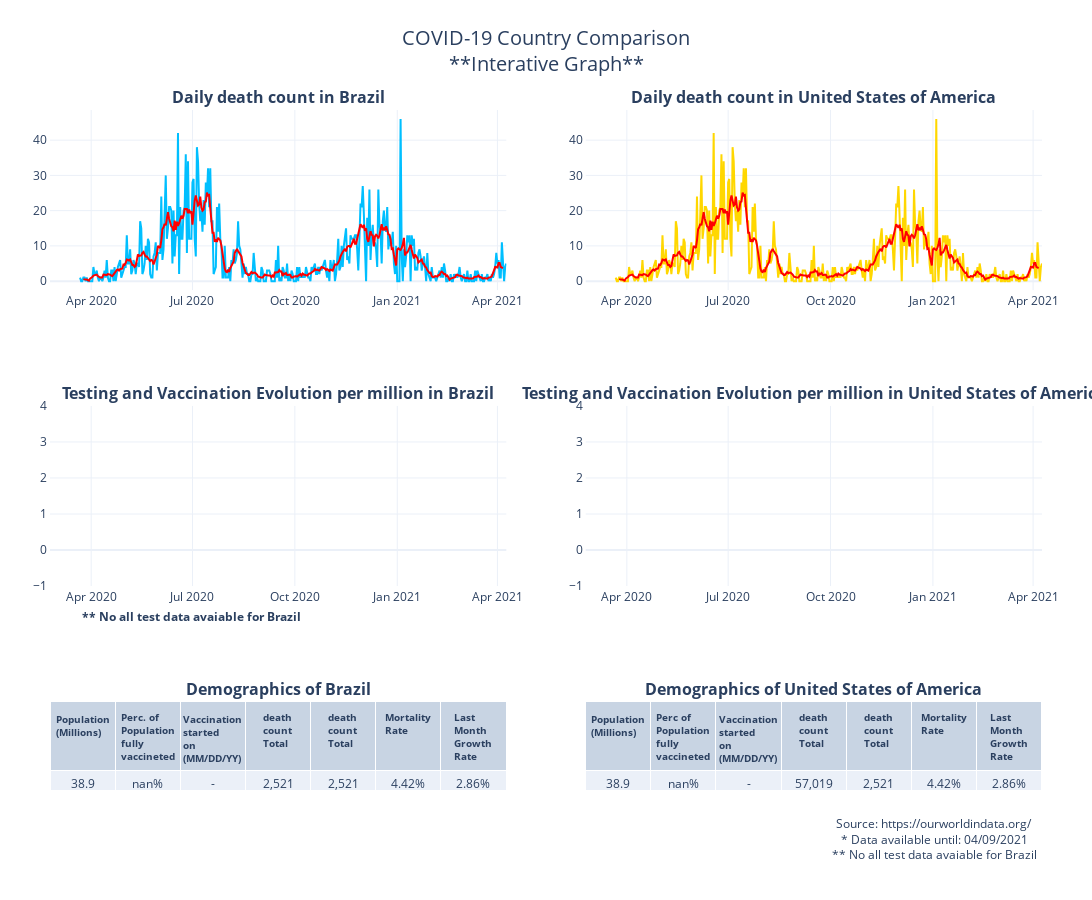

The cell this chart's notebook holds for it:
### Code cell
COVID_deaths(country1, 
             country2,
            'Brazil',
            'United States of America',
            'COVID-19 Country Comparison')

### Figure 1 — Plotly figure (JSON) as saved in the notebook; plotly's stock layout.template omitted (floating-point values rounded to 4 significant figures; data arrays with more than 128 entries replaced by an {"elided": "..."} marker saying what was removed)
{"data": [{"hovertemplate": "<b>Brazil's daily death count </b><br><br>Date: %{x}<br>Daily death count: %{y:,.}<br><extra></extra>", "marker": {"color": "deepskyblue", "size": 120}, "name": "Daily death count in Brazil", "type": "scatter", "x": {"elided": "411 str values"}, "xaxis": "x", "y": {"elided": "411 int values"}, "yaxis": "y"}, {"hovertemplate": "<b>Brazil's 7 day rolling mean</b><br><br>Date: %{x}<br>Daily death count: %{y:,.}<br><extra></extra>", "marker": {"color": "Red", "line": {"color": "Red", "width": 20}, "size": 120}, "mode": "lines", "name": "Brazil's 7 day rolling mean", "type": "scatter", "x": {"elided": "411 str values"}, "xaxis": "x", "y": {"elided": "411 float values"}, "yaxis": "y"}, {"hovertemplate": "<b>United States of America's daily death count</b><br><br>Date: %{x}<br>Daily death count: %{y:,.}<br><extra></extra>", "marker": {"color": "gold", "size": 120}, "name": "Daily death count in United States of America", "type": "scatter", "x": {"elided": "411 str values"}, "xaxis": "x2", "y": {"elided": "411 int values"}, "yaxis": "y2"}, {"hovertemplate": "<b>United States of America's 7 day rolling mean</b><br><br>Date: %{x}<br>Daily death count: %{y:,.}<br><extra></extra>", "marker": {"color": "Red", "line": {"color": "Red", "width": 20}, "size": 120}, "mode": "lines", "name": "United States of America's 7 day rolling mean", "showlegend": false, "type": "scatter", "x": {"elided": "411 str values"}, "xaxis": "x2", "y": {"elided": "411 float values"}, "yaxis": "y2"}, {"hovertemplate": "<b>Brazil's fully vaccinated per million</b><br><br>Date: %{x}<br>Vaccinated per million: %{y:,.}<br><extra></extra>", "marker": {"color": "Purple", "line": {"color": "Purple", "width": 40}, "size": 160}, "name": "People Fully Vaccinated per Million", "type": "scatter", "x": {"elided": "411 str values"}, "xaxis": "x3", "y": {"elided": "411 null values"}, "yaxis": "y3"}, {"hovertemplate": "<b>Brazil's vaccinated per million<br>(at least one dose) </b><br><br>Date: %{x}<br>Vaccinated per million: %{y:,.}<br><extra></extra>", "marker": {"color": "darkorchid", "line": {"color": "darkorchid", "width": 40}, "size": 160}, "mode": "lines", "name": "New Vaccinated per Million\"", "showlegend": false, "type": "scatter", "x": {"elided": "411 str values"}, "xaxis": "x3", "y": {"elided": "411 null values"}, "yaxis": "y3"}, {"hovertemplate": "<b>Brazil's tested per million</b><br><br>Date: %{x}<br>Tested per million: %{y:,.}<br><extra></extra>", "marker": {"color": "Green", "line": {"color": "Green", "width": 40}, "size": 180}, "name": "People Tested per Million", "type": "scatter", "x": {"elided": "411 str values"}, "xaxis": "x3", "y": {"elided": "411 null values"}, "yaxis": "y3"}, {"hovertemplate": "<b>United States of America's vaccinated per million<br>(at least one dose) </b><br><br>Date: %{x}<br>Vaccinated per million: %{y:,.}<br><extra></extra>", "marker": {"color": "darkorchid", "line": {"color": "darkorchid", "width": 40}, "size": 160}, "mode": "lines", "name": "People Fully Vaccinated per Million\"", "showlegend": false, "type": "scatter", "x": {"elided": "411 str values"}, "xaxis": "x4", "y": {"elided": "411 null values"}, "yaxis": "y4"}, {"hovertemplate": "<b>United States of America's fully vaccinated per million</b><br><br>Date: %{x}<br>Vaccinated per million: %{y:,.}<br><extra></extra>", "marker": {"color": "Purple", "line": {"color": "Purple", "width": 40}, "size": 160}, "mode": "lines", "name": "People Fully Vaccinated per Million\"", "showlegend": false, "type": "scatter", "x": {"elided": "411 str values"}, "xaxis": "x4", "y": {"elided": "411 null values"}, "yaxis": "y4"}, {"hovertemplate": "<b>United States of America's tested per million</b><br><br>Date: %{x}<br>Tested per million: %{y:,.}<br><extra></extra>", "marker": {"color": "Green", "line": {"color": "Green", "width": 40}, "size": 160}, "mode": "lines", "name": "Tested per Million", "showlegend": false, "type": "scatter", "x": {"elided": "411 str values"}, "xaxis": "x4", "y": {"elided": "411 null values"}, "yaxis": "y4"}, {"cells": {"align": "center", "values": [38.9, "nan%", "-", "2,521", "2,521", "4.42%", "2.86%"]}, "domain": {"x": [0, 0.46], "y": [0, 0.2333]}, "header": {"align": "center", "font": {"size": 10}, "values": ["<b>Population (Millions)</b>", "<b>Perc. of Population fully vaccineted</b>", "<b>Vaccination started on (MM/DD/YY)</b>", "<b>death count Total</b>", "<b>death count Total</b>", "<b>Mortality Rate</b>", "<b>Last Month Growth Rate</b>"]}, "type": "table"}, {"cells": {"align": "center", "values": [38.9, "nan%", "-", "57,019", "2,521", "4.42%", "2.86%"]}, "domain": {"x": [0.54, 1], "y": [0, 0.2333]}, "header": {"align": "center", "font": {"size": 10}, "values": ["<b>Population (Millions)</b>", "<b>Perc of Population fully vaccineted</b>", "<b>Vaccination started on (MM/DD/YY)</b>", "<b>death count Total</b>", "<b>death count Total</b>", "<b>Mortality Rate</b>", "<b>Last Month Growth Rate</b>"]}, "type": "table"}], "layout": {"annotations": [{"font": {"size": 16}, "showarrow": false, "text": "<b>Daily death count in Brazil</b>", "x": 0.23, "xanchor": "center", "xref": "paper", "y": 1.0, "yanchor": "bottom", "yref": "paper"}, {"font": {"size": 16}, "showarrow": false, "text": "<b>Daily death count in United States of America</b>", "x": 0.77, "xanchor": "center", "xref": "paper", "y": 1.0, "yanchor": "bottom", "yref": "paper"}, {"font": {"size": 16}, "showarrow": false, "text": "<b>Testing and Vaccination Evolution per million in Brazil</b>", "x": 0.23, "xanchor": "center", "xref": "paper", "y": 0.6167, "yanchor": "bottom", "yref": "paper"}, {"font": {"size": 16}, "showarrow": false, "text": "<b>Testing and Vaccination Evolution per million in United States of America</b>", "x": 0.77, "xanchor": "center", "xref": "paper", "y": 0.6167, "yanchor": "bottom", "yref": "paper"}, {"font": {"size": 16}, "showarrow": false, "text": "<b>Demographics of Brazil</b>", "x": 0.23, "xanchor": "center", "xref": "paper", "y": 0.2333, "yanchor": "bottom", "yref": "paper"}, {"font": {"size": 16}, "showarrow": false, "text": "<b>Demographics of United States of America</b>", "x": 0.77, "xanchor": "center", "xref": "paper", "y": 0.2333, "yanchor": "bottom", "yref": "paper"}, {"showarrow": false, "text": "Source: https://ourworldindata.org/ <br> * Data available until: 04/09/2021 <br> ** No all test data avaiable for Brazil <br> ", "x": 0.9999, "xref": "paper", "y": 0.001, "yref": "paper"}, {"showarrow": false, "text": "<b>** No all test data avaiable for Brazil</b>", "x": 0.03, "xref": "paper", "y": 0.33, "yref": "paper"}, {"showarrow": false, "text": "<b></b>", "x": 0.77, "xref": "paper", "y": 0.33, "yref": "paper"}], "autosize": false, "height": 900, "margin": {"b": 10, "l": 50, "pad": 2, "r": 50, "t": 110}, "showlegend": false, "title": {"font": {"size": 20}, "text": "COVID-19 Country Comparison<br>**Interative Graph**", "x": 0.5, "xanchor": "center", "y": 0.95, "yanchor": "top"}, "width": 1280, "xaxis": {"anchor": "y", "domain": [0, 0.46]}, "xaxis2": {"anchor": "y2", "domain": [0.54, 1]}, "xaxis3": {"anchor": "y3", "domain": [0, 0.46]}, "xaxis4": {"anchor": "y4", "domain": [0.54, 1]}, "yaxis": {"anchor": "x", "categoryorder": "total descending", "domain": [0.7667, 1.0]}, "yaxis2": {"anchor": "x2", "domain": [0.7667, 1.0]}, "yaxis3": {"anchor": "x3", "categoryorder": "total descending", "domain": [0.3833, 0.6167]}, "yaxis4": {"anchor": "x4", "domain": [0.3833, 0.6167]}}}
